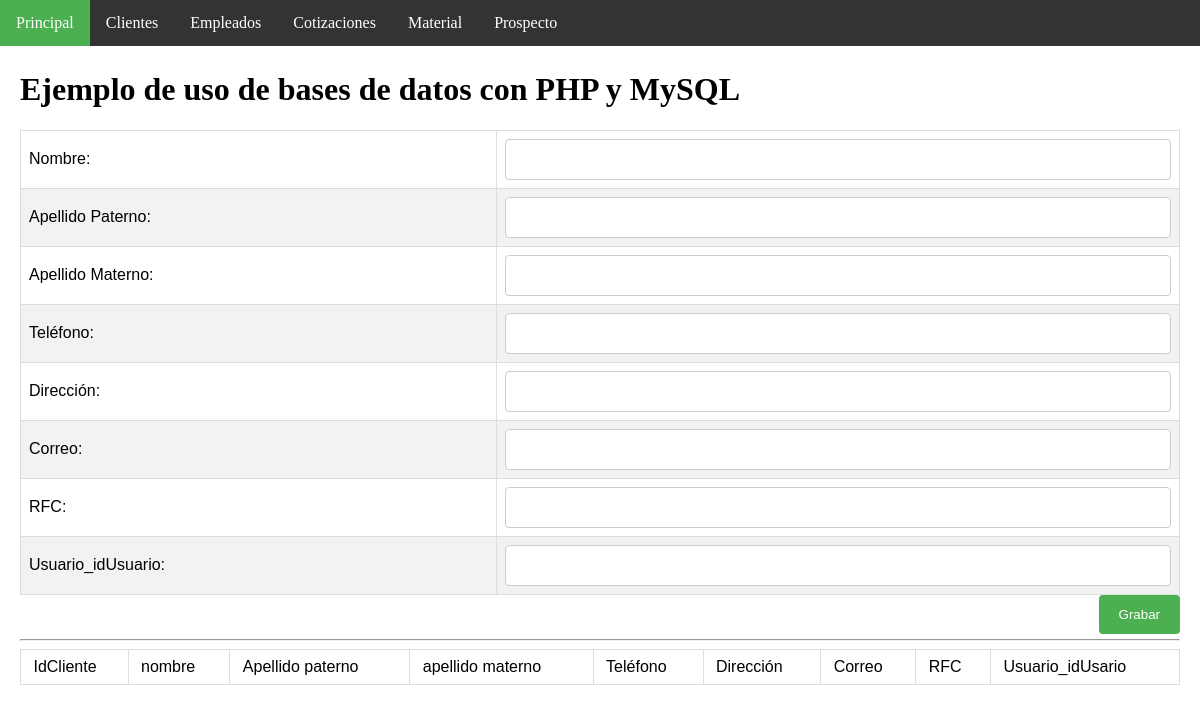
Before: /insertEmpleado.php with the older database file.
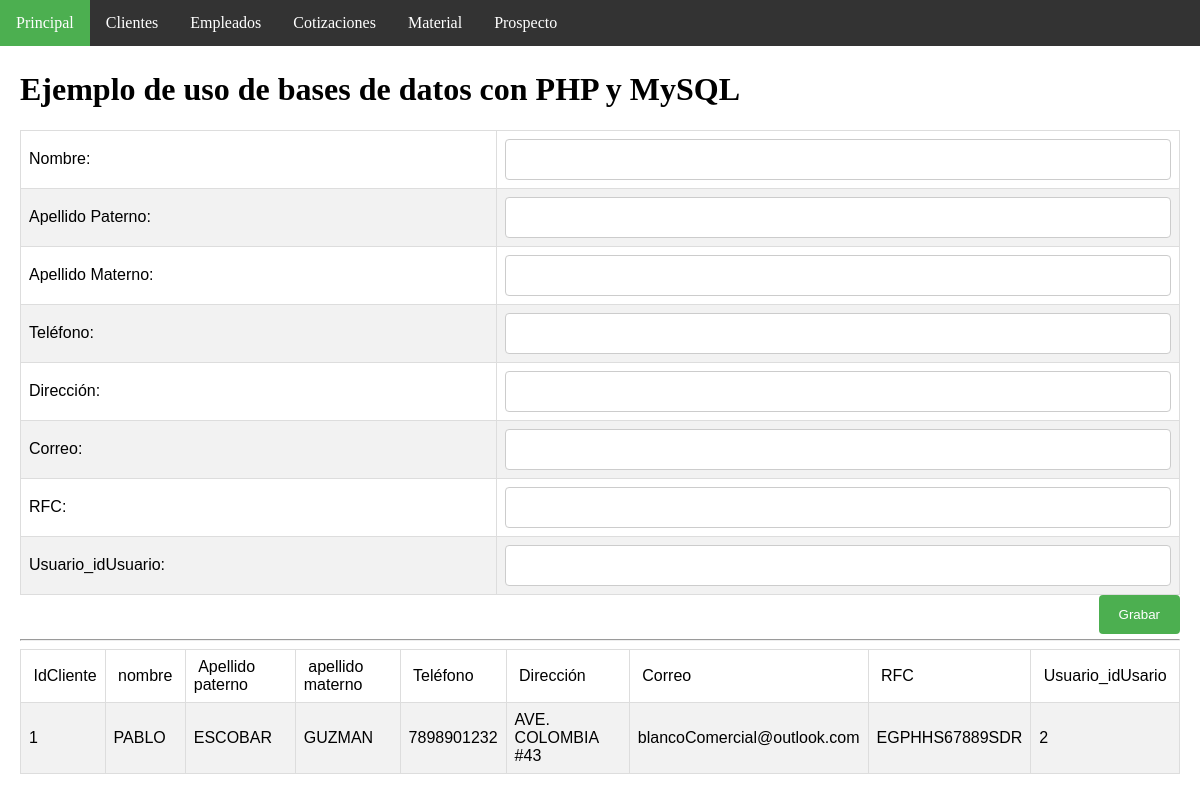
After: the same page with the newer database file.
### tables this page shows
CREATE TABLE `empleado` (
  `idEmpleado` int(11) NOT NULL AUTO_INCREMENT,
  `nombre` varchar(45) NOT NULL,
  `ape-pat` varchar(45) NOT NULL,
  `ape-mat` varchar(45) NOT NULL,
  `telefono` varchar(45) NOT NULL,
  `direccion` varchar(45) NOT NULL,
  `email` varchar(45) NOT NULL,
  `rfc` varchar(45) NOT NULL,
  `Usuario_idUsuario` int(11) NOT NULL,
  PRIMARY KEY (`idEmpleado`,`Usuario_idUsuario`),
  KEY `fk_Empleado_Usuario1_idx` (`Usuario_idUsuario`),
  CONSTRAINT `fk_Empleado_Usuario1` FOREIGN KEY (`Usuario_idUsuario`) REFERENCES `usuario` (`idUsuario`) ON DELETE NO ACTION ON UPDATE NO ACTION
);

### insertEmpleado.php (the view, shortened to what this page needs)
<!DOCTYPE html>
<html>
<head>
   <link rel="stylesheet" type="text/css" href="css/page_style.css">
</head>
<body>
<ul>
  <li><a class="active" href="index.php">Principal</a></li>
  <li><a href="clienteAdmon.php">Clientes</a></li>
  <li><a href="empleadoAdmon.php">Empleados</a></li>
  <li><a href="cotizacionAdmon.php">Cotizaciones</a></li>
  <li><a href="materialAdmon.php">Material</a></li>
  <li><a href="prospectoAdmon.php">Prospecto</a></li>
</ul>
<div style="padding:20px;margin-top:30px;height:1500px;">
<h1>Ejemplo de uso de bases de datos con PHP y MySQL</h1>
<form action="insertEmpleadoDb.php" method="post">
<table>
<tr>
   <td>Nombre:</td>
   <td><input type="text" name="nombre" size="20" maxlength="30"></td>
</tr>
<tr>
   <td>Apellido Paterno:</td>
   <td><input type="text" name="a_p" size="20" maxlength="30"></td>
</tr>
<tr>
   <td>Apellido Materno:</td>
   <td><input type="text" name="a_m" size="20" maxlength="30"></td>
</tr>
<tr>
   <td>Teléfono:</td>
   <td><input type="text" name="tel" size="20" maxlength="30"></td>
</tr>
<tr>
   <td>Dirección:</td>
   <td><input type="text" name="dire" size="20" maxlength="30"></td>
</tr>
<tr>
   <td>Correo:</td>
   <td><input type="text" name="email" size="20" maxlength="30"></td>
</tr>
<tr>
   <td>RFC:</td>
   <td><input type="text" name="rfc" size="20" maxlength="30"></td>
</tr>
<tr>
   <td>Usuario_idUsuario:</td>
   <td><input type="text" name="idu" size="20" maxlength="30"></td>
</tr>
</table>
<input type="submit" name="accion" value="Grabar">
<br><br>
</FORM>
<hr>
<?php
   $link=Conectarse();
   $query="select * from empleado";
   $result=mysqli_query($link,$query);
?>
<center>
 <table>
     <tr>
         <td >&nbsp;IdCliente</td>
         <td>&nbsp;nombre&nbsp;</td>
         <td>&nbsp;Apellido paterno&nbsp;</td>
         <td>&nbsp;apellido materno&nbsp;</td>
         <td>&nbsp;Teléfono&nbsp;</td>
         <td>&nbsp;Dirección&nbsp;</td>
         <td>&nbsp;Correo&nbsp;</td>
         <td>&nbsp;RFC&nbsp;</td>
         <td>&nbsp;Usuario_idUsario&nbsp;</td>
      </tr>
<?php
   while($row = mysqli_fetch_array($result)) {
echo "<tr><td>".$row["idEmpleado"]."</td>";
echo "<td >".$row["nombre"]."</td>";
echo "<td>".$row["ape-pat"]."</td>";
echo "<td>".$row["ape-mat"]."</td>";
echo "<td>".$row["telefono"]."</td>";
echo "<td>".$row["direccion"]."</td>";
echo "<td>".$row["email"]."</td>";
echo "<td>".$row["rfc"]."</td>";
echo "<td>".$row["Usuario_idUsuario"]."</td>";
   }
?>
</table> </center>
</div>
</body>
</html>

Changed rows visible on the page:
added empleado: idEmpleado "1", nombre "PABLO", value "ESCOBAR", value "GUZMAN", telefono "7898901232", direccion "AVE. COLOMBIA #43", email "blancoComercial@outlook.com", rfc "EGPHHS67889SDR", Usuario_idUsuario "2"
